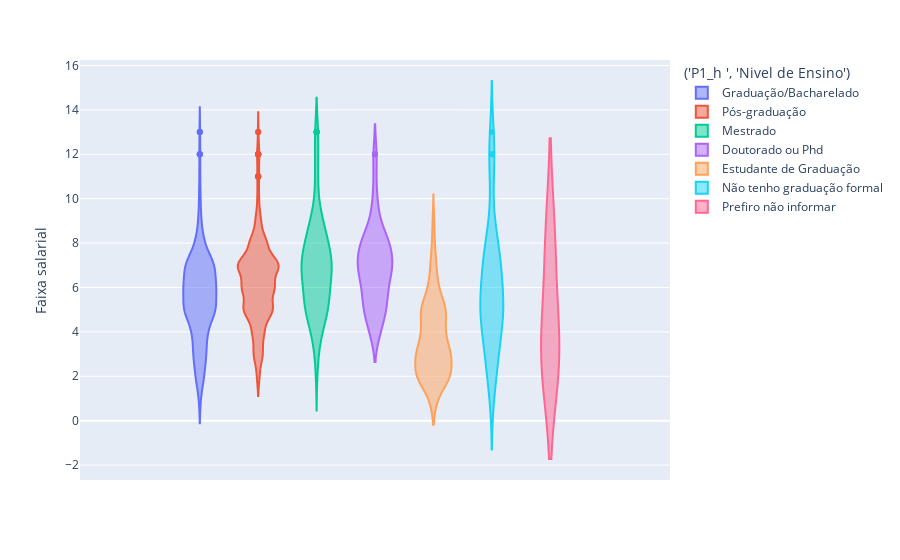

The cell this chart's notebook holds for it:
### Code cell
px.violin(datahacker, y="Faixa salarial", color="('P1_h ', 'Nivel de Ensino')")

### Figure 1 — Plotly figure (JSON) as saved in the notebook; plotly's stock layout.template omitted (floating-point values rounded to 4 significant figures; data arrays with more than 128 entries replaced by an {"elided": "..."} marker saying what was removed)
{"data": [{"alignmentgroup": "True", "box": {"visible": false}, "hovertemplate": "('P1_h ', 'Nivel de Ensino')=Graduação/Bacharelado<br>Faixa salarial=%{y}<extra></extra>", "legendgroup": "Graduação/Bacharelado", "marker": {"color": "#636efa"}, "name": "Graduação/Bacharelado", "offsetgroup": "Graduação/Bacharelado", "orientation": "v", "scalegroup": "True", "showlegend": true, "type": "violin", "x0": " ", "xaxis": "x", "y": {"elided": "679 int values"}, "y0": " ", "yaxis": "y"}, {"alignmentgroup": "True", "box": {"visible": false}, "hovertemplate": "('P1_h ', 'Nivel de Ensino')=Pós-graduação<br>Faixa salarial=%{y}<extra></extra>", "legendgroup": "Pós-graduação", "marker": {"color": "#EF553B"}, "name": "Pós-graduação", "offsetgroup": "Pós-graduação", "orientation": "v", "scalegroup": "True", "showlegend": true, "type": "violin", "x0": " ", "xaxis": "x", "y": {"elided": "552 int values"}, "y0": " ", "yaxis": "y"}, {"alignmentgroup": "True", "box": {"visible": false}, "hovertemplate": "('P1_h ', 'Nivel de Ensino')=Mestrado<br>Faixa salarial=%{y}<extra></extra>", "legendgroup": "Mestrado", "marker": {"color": "#00cc96"}, "name": "Mestrado", "offsetgroup": "Mestrado", "orientation": "v", "scalegroup": "True", "showlegend": true, "type": "violin", "x0": " ", "xaxis": "x", "y": {"elided": "215 int values"}, "y0": " ", "yaxis": "y"}, {"alignmentgroup": "True", "box": {"visible": false}, "hovertemplate": "('P1_h ', 'Nivel de Ensino')=Doutorado ou Phd<br>Faixa salarial=%{y}<extra></extra>", "legendgroup": "Doutorado ou Phd", "marker": {"color": "#ab63fa"}, "name": "Doutorado ou Phd", "offsetgroup": "Doutorado ou Phd", "orientation": "v", "scalegroup": "True", "showlegend": true, "type": "violin", "x0": " ", "xaxis": "x", "y": [4, 7, 7, 5, 5, 7, 8, 6, 6, 5, 7, 7, 4, 9, 5, 4, 8, 8, 6, 7, 5, 8, 8, 6, 6, 6, 9, 5, 6, 8, 4, 7, 7, 8, 12, 10, 5, 7, 9, 4, 6, 8, 5, 8, 7, 7, 5, 8, 11, 7, 8, 7, 9, 5, 12, 7, 6, 7, 10, 8, 5, 8, 6, 7, 7, 6, 8], "y0": " ", "yaxis": "y"}, {"alignmentgroup": "True", "box": {"visible": false}, "hovertemplate": "('P1_h ', 'Nivel de Ensino')=Estudante de Graduação<br>Faixa salarial=%{y}<extra></extra>", "legendgroup": "Estudante de Graduação", "marker": {"color": "#FFA15A"}, "name": "Estudante de Graduação", "offsetgroup": "Estudante de Graduação", "orientation": "v", "scalegroup": "True", "showlegend": true, "type": "violin", "x0": " ", "xaxis": "x", "y": {"elided": "273 int values"}, "y0": " ", "yaxis": "y"}, {"alignmentgroup": "True", "box": {"visible": false}, "hovertemplate": "('P1_h ', 'Nivel de Ensino')=Não tenho graduação formal<br>Faixa salarial=%{y}<extra></extra>", "legendgroup": "Não tenho graduação formal", "marker": {"color": "#19d3f3"}, "name": "Não tenho graduação formal", "offsetgroup": "Não tenho graduação formal", "orientation": "v", "scalegroup": "True", "showlegend": true, "type": "violin", "x0": " ", "xaxis": "x", "y": [3, 6, 4, 7, 11, 1, 5, 3, 5, 9, 2, 4, 8, 5, 3, 5, 7, 5, 12, 13, 8, 7, 5, 3, 12, 2, 6, 4, 5, 7, 5, 8, 5, 7, 7, 6], "y0": " ", "yaxis": "y"}, {"alignmentgroup": "True", "box": {"visible": false}, "hovertemplate": "('P1_h ', 'Nivel de Ensino')=Prefiro não informar<br>Faixa salarial=%{y}<extra></extra>", "legendgroup": "Prefiro não informar", "marker": {"color": "#FF6692"}, "name": "Prefiro não informar", "offsetgroup": "Prefiro não informar", "orientation": "v", "scalegroup": "True", "showlegend": true, "type": "violin", "x0": " ", "xaxis": "x", "y": [3, 3, 8], "y0": " ", "yaxis": "y"}], "layout": {"legend": {"title": {"text": "('P1_h ', 'Nivel de Ensino')"}, "tracegroupgap": 0}, "margin": {"t": 60}, "violinmode": "group", "xaxis": {"anchor": "y", "domain": [0, 1]}, "yaxis": {"anchor": "x", "domain": [0, 1], "title": {"text": "Faixa salarial"}}}}
